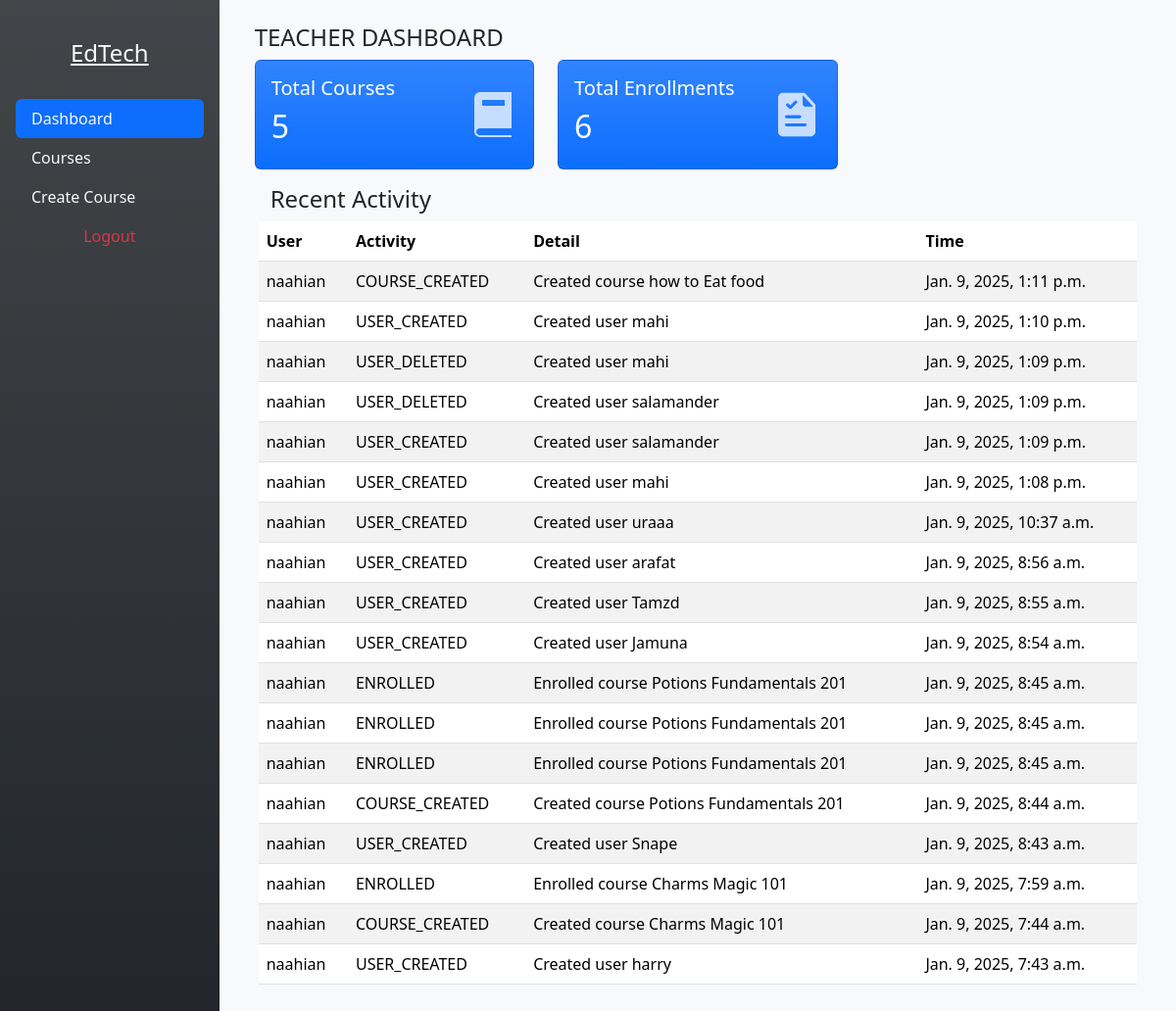
/dashboard/teacher (signed in), run on the app's committed database.
### dashboard/models.py (models this page shows, shortened)
class Activity(models.Model):
    ACTION_CHOICES = [
        ("USER_CREATED", "User Created"),
        ("USER_CREATED", "User Deleted"),
        ("COURSE_CREATED", "Course Created"),
        ("COURSE_DELETED", "Course Deleted"),
        ("ENROLLED", "Enrolled"),
        ("COMPLETED", "Enrollment Completed"),
    ]
    user = models.ForeignKey(User, on_delete=models.CASCADE, db_index=True)
    action = models.CharField(max_length=50, choices=ACTION_CHOICES)
    timestamp = models.DateTimeField(auto_now_add=True)
    details = models.TextField(blank=True)

### dashboard/views.py (the view)
# urls.py: path('teacher', views.teacherDashboard, name='teacher-dashboard'),
@login_required(login_url="/users/login")
def teacherDashboard(request, usertype="teacher"):
    activities = list( Activity.objects.filter(user=request.user).values().order_by('-timestamp'))
    for activity in activities:
        activity["username"] = User.objects.filter(id=activity['user_id']).first().username
    context = {
        "user_id": request.user.id,
        "username": request.user.username,
        "user_type": usertype,
        "courses": len(Course.objects.filter()),
        "enrollments": len(Enrollment.objects.filter(course__created_by=request.user.id)),
        "activities":activities,
    }
    return render(request, "teacher_dashboard.html", context)

### frontend/template/teacher_dashboard.html (shortened to what this page needs)
{%extends 'admin_dashboard.html'%}
{%load static%}
{%block content%}
<div class="d-flex w-100 h-100">
    <div class="nav flex-column nav-pills bg-dark bg-gradient p-3 h-100" id="v-pills-tab" role="tablist">
        <a class="link-light link-opacity-50-hover mx-5 my-3 p-2 text-center" href="/">
            <h4> EdTech</h4>
        </a>
        <a class="nav-link link-light link-opacity-50-hover active" id="v-pills-dashboard-tab" data-bs-toggle="pill"
            data-bs-target="#v-pills-dashboard" type="button" role="tab" aria-controls="v-pills-dashboard"
            aria-selected="true">Dashboard</a>
        <a class="nav-link link-light link-opacity-50-hover" id="v-pills-courses-tab" data-bs-toggle="pill"
            data-bs-target="#v-pills-courses" type="button" role="tab" aria-controls="v-pills-courses"
            onclick="getCourses()" aria-selected="false">Courses</a>
        <a class="nav-link link-light link-opacity-50-hover" id="v-pills-create-course-tab" data-bs-toggle="pill"
            data-bs-target="#v-pills-create-course" type="button" role="tab" aria-controls="v-pills-create-course"
            onclick="getUsers()" aria-selected="false">Create Course</a>
        <a class="text-center nav-link link-danger" href="{%url 'logout'%}">Logout</a>
    </div>
    <div class="tab-content w-100 p-4 bg-light" id="v-pills-tabContent"
        style="overflow-y: auto; max-height: calc(100vh - 2rem);">
        <div class="tab-pane fade show active container" id="v-pills-dashboard" role="tabpanel"
            aria-labelledby="v-pills-dashboard-tab">
            <h4 class="text-uppercase">{{user_type}} Dashboard</h4>
            <div class="row">
                <div class="col-md-4">
                    <div class="flex-row card text-white align-items-center bg-primary bg-gradient mb-3">
                        <div class="col-md-8 card-body">
                            <h5 class="card-text">Total Courses</h5>
                            <h2 class="card-title">{{courses}}</h2>
                        </div>
                        <img class="mx-3 opacity-75" width="50" height="50" src="/media/icon/course.png">
                    </div>
                </div>
                <div class="col-md-4">
                    <div class="flex-row card text-white align-items-center bg-primary bg-gradient mb-3">
                        <div class="col-md-8 card-body">
                            <h5 class="card-text">Total Enrollments</h5>
                            <h2 class="card-title">{{enrollments}}</h2>
                        </div>
                        <img class="mx-3 opacity-75" width="50" height="50" src="/media/icon/enroll.png">
                    </div>
                </div>
            </div>
            <div class="row px-3">
                <h4>Recent Activity</h4>
                <table class="table table-striped">
                    <thead>
                        <tr>
                            <th>User</th>
                            <th>Activity</th>
                            <th>Detail</th>
                            <th>Time</th>
                        </tr>
                    </thead>
                    <tbody id="activity-list">
                        {%for item in activities %}
                        <tr>
                            <td>{{item.username}}</td>
                            <td>{{item.action}}</td>
                            <td>{{item.details}}</td>
                            <td>{{item.timestamp}}</td>
                        </tr>
                        {% endfor %}
                    </tbody>
                </table>
            </div>
        </div>
    </div>
</div>
{%endblock%}

### data on the page
Activity: username "naahian", action "COURSE_CREATED", details "Created course how to Eat food", timestamp "Jan. 9, 2025, 1:11 p.m."
Activity: username "naahian", action "USER_CREATED", details "Created user mahi", timestamp "Jan. 9, 2025, 1:10 p.m."
Activity: username "naahian", action "USER_DELETED", details "Created user mahi", timestamp "Jan. 9, 2025, 1:09 p.m."
Activity: username "naahian", action "USER_DELETED", details "Created user salamander", timestamp "Jan. 9, 2025, 1:09 p.m."
Activity: username "naahian", action "USER_CREATED", details "Created user salamander", timestamp "Jan. 9, 2025, 1:09 p.m."
Activity: username "naahian", action "USER_CREATED", details "Created user mahi", timestamp "Jan. 9, 2025, 1:08 p.m."
Activity: username "naahian", action "USER_CREATED", details "Created user uraaa", timestamp "Jan. 9, 2025, 10:37 a.m."
Activity: username "naahian", action "USER_CREATED", details "Created user arafat", timestamp "Jan. 9, 2025, 8:56 a.m."
Activity: username "naahian", action "USER_CREATED", details "Created user Tamzd", timestamp "Jan. 9, 2025, 8:55 a.m."
Activity: username "naahian", action "USER_CREATED", details "Created user Jamuna", timestamp "Jan. 9, 2025, 8:54 a.m."
Activity: username "naahian", action "ENROLLED", details "Enrolled course Potions Fundamentals 201", timestamp "Jan. 9, 2025, 8:45 a.m."
Activity: username "naahian", action "ENROLLED", details "Enrolled course Potions Fundamentals 201", timestamp "Jan. 9, 2025, 8:45 a.m."
Activity: username "naahian", action "ENROLLED", details "Enrolled course Potions Fundamentals 201", timestamp "Jan. 9, 2025, 8:45 a.m."
Activity: username "naahian", action "COURSE_CREATED", details "Created course Potions Fundamentals 201", timestamp "Jan. 9, 2025, 8:44 a.m."
Activity: username "naahian", action "USER_CREATED", details "Created user Snape", timestamp "Jan. 9, 2025, 8:43 a.m."
Activity: username "naahian", action "ENROLLED", details "Enrolled course Charms Magic 101", timestamp "Jan. 9, 2025, 7:59 a.m."
Activity: username "naahian", action "COURSE_CREATED", details "Created course Charms Magic 101", timestamp "Jan. 9, 2025, 7:44 a.m."
Activity: username "naahian", action "USER_CREATED", details "Created user harry", timestamp "Jan. 9, 2025, 7:43 a.m."

### other printed values
{{ user_type }} "TEACHER"
{{ courses }} "5"
{{ enrollments }} "6"
